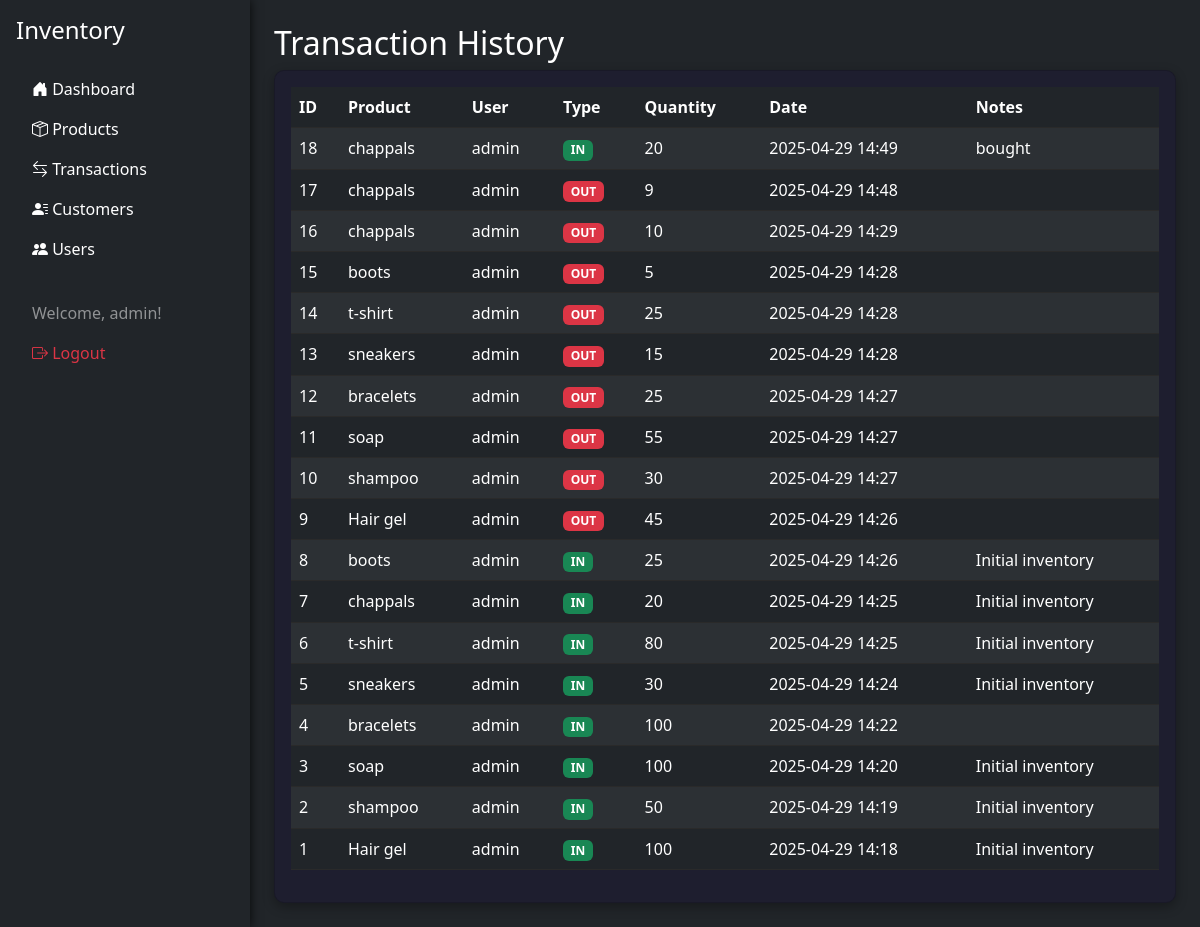
Page /transactions (signed in) on the committed database.
### app.py (models this page shows)
class User(db.Model):
    id = db.Column(db.Integer, primary_key=True)
    username = db.Column(db.String(80), unique=True, nullable=False)
    password = db.Column(db.String(200), nullable=False)
    is_admin = db.Column(db.Boolean, default=False)

class Transaction(db.Model):
    id = db.Column(db.Integer, primary_key=True)
    product_id = db.Column(db.Integer, db.ForeignKey('product.id'), nullable=False)
    user_id = db.Column(db.Integer, db.ForeignKey('user.id'), nullable=False)
    customer_id = db.Column(db.Integer, db.ForeignKey('customer.id'))  # New foreign key
    quantity = db.Column(db.Integer, nullable=False)
    transaction_type = db.Column(db.String(20), nullable=False)  # 'in' or 'out'
    timestamp = db.Column(db.DateTime, default=datetime.utcnow)
    notes = db.Column(db.Text)
    product = db.relationship('Product', backref=db.backref('transactions', lazy=True))
    user = db.relationship('User', backref=db.backref('transactions', lazy=True))
    customer = db.relationship('Customer', back_populates='transactions')  # Use back_populates

class Product(db.Model):
    id = db.Column(db.Integer, primary_key=True)
    name = db.Column(db.String(100), nullable=False)
    description = db.Column(db.Text)
    category = db.Column(db.String(50))
    price = db.Column(db.Float, nullable=False)
    quantity = db.Column(db.Integer, default=0)
    created_at = db.Column(db.DateTime, default=datetime.utcnow)
    updated_at = db.Column(db.DateTime, onupdate=datetime.utcnow)

### app.py (the view)
@app.route('/transactions')
@login_required
def transactions():
    transactions = Transaction.query.order_by(Transaction.timestamp.desc()).all()
    return render_template('transactions.html', transactions=transactions)

### app.py (called while the page is built)
def login_required(f):
    @wraps(f)
    def decorated_function(*args, **kwargs):
        if 'user_id' not in session:
            flash('Please log in to access this page', 'danger')
            return redirect(url_for('login'))
        return f(*args, **kwargs)
    return decorated_function

### templates/transactions.html
{% extends 'base.html' %}
{% block content %}
<h2>Transaction History</h2>
<div class="card">
    <div class="card-body">
        <table class="table table-striped table-dark">
            <thead>
                <tr>
                    <th>ID</th>
                    <th>Product</th>
                    <th>User</th>
                    <th>Type</th>
                    <th>Quantity</th>
                    <th>Date</th>
                    <th>Notes</th>
                </tr>
            </thead>
            <tbody>
                {% for transaction in transactions %}
                <tr>
                    <td>{{ transaction.id }}</td>
                    <td>{{ transaction.product.name }}</td>
                    <td>{{ transaction.user.username }}</td>
                    <td>
                        {% if transaction.transaction_type == 'in' %}
                        <span class="badge bg-success">IN</span>
                        {% else %}
                        <span class="badge bg-danger">OUT</span>
                        {% endif %}
                    </td>
                    <td>{{ transaction.quantity }}</td>
                    <td>{{ transaction.timestamp.strftime('%Y-%m-%d %H:%M') }}</td>
                    <td>{{ transaction.notes }}</td>
                </tr>
                {% endfor %}
            </tbody>
        </table>
    </div>
</div>
{% endblock %}

### templates/base.html (shortened to what this page needs)
<!DOCTYPE html>
<html lang="en">
<head>
    <link href="https://cdn.jsdelivr.net/npm/bootstrap@5.3.2/dist/css/bootstrap.min.css" rel="stylesheet">
    <link href="https://cdn.jsdelivr.net/npm/bootstrap-icons@1.10.5/font/bootstrap-icons.css" rel="stylesheet">
</head>
<body class="bg-dark text-white">
<div class="d-flex" style="height: 100vh; overflow: hidden;">
    {% if session.get('username') %}
    <div class="bg-dark p-3" style="width: 250px; min-height: 100vh; backdrop-filter: blur(10px); box-shadow: 0 0 10px rgba(0,0,0,0.8);">
        <h4 class="text-white mb-4">Inventory</h4>
        <ul class="nav flex-column">
            <li class="nav-item">
                <a class="nav-link text-white" href="{{ url_for('dashboard') }}"><i class="bi bi-house-door-fill"></i> Dashboard</a>
            </li>
            <li class="nav-item">
                <a class="nav-link text-white" href="{{ url_for('products') }}"><i class="bi bi-box-seam"></i> Products</a>
            </li>
            <li class="nav-item">
                <a class="nav-link text-white" href="{{ url_for('transactions') }}"><i class="bi bi-arrow-left-right"></i> Transactions</a>
            </li>
            <li class="nav-item">
                <a class="nav-link text-white" href="{{ url_for('customers') }}"><i class="bi bi-person-lines-fill"></i> Customers</a>
            </li>
            {% if session.get('is_admin') %}
            <li class="nav-item">
                <a class="nav-link text-white" href="{{ url_for('users') }}"><i class="bi bi-people-fill"></i> Users</a>
            </li>
            {% endif %}
            <li class="nav-item mt-4">
                <span class="nav-link disabled text-white-50">Welcome, {{ session.username }}!</span>
            </li>
            <li class="nav-item">
                <a class="nav-link text-danger" href="{{ url_for('logout') }}"><i class="bi bi-box-arrow-right"></i> Logout</a>
            </li>
        </ul>
    </div>
    {% endif %}
    <div class="flex-grow-1 p-4" style="overflow-y: auto;">
        {% block content %}{% endblock %}
    </div>
</div>
</body>
</html>

### templates/base.html (style rules this page uses)
body { background-image: url('https://bizom.com/wp-content/uploads/2023/04/Unlocking-the-Benefits-of-Inventory-Management-Software-blog-banner-image.jpg'); background-size: cover; background-position: center; background-repeat: no-repeat; background-attachment: fixed; }
.card { background-color: #1e1e2f !important; color: #fff !important; border-radius: 10px; box-shadow: 0 4px 12px rgba(0, 0, 0, 0.3); }
.table { color: #fff; background-color: rgba(255, 255, 255, 0.02); }
.table thead { background-color: rgba(255, 255, 255, 0.05); color: #ddd; }
.table th, .table td { border-color: #444; }
.table-striped tbody tr:nth-of-type(odd) { background-color: rgba(255, 255, 255, 0.03); }
.table-dark { background-color: #1e1e1e; color: #f8f9fa; }
.table-dark th, .table-dark td { border-color: #2a2a2a; }
.table-dark tbody tr:nth-of-type(odd) { background-color: #2a2a2a; }
.nav-link { transition: all 0.2s ease; }

### rows in the picture
User: username "admin"
Transaction: transaction_type "IN"
Transaction: transaction_type "OUT"
Transaction: transaction_type "OUT"
Transaction: transaction_type "OUT"
Transaction: transaction_type "OUT"
Transaction: transaction_type "OUT"
Transaction: transaction_type "OUT"
Transaction: transaction_type "OUT"
Transaction: transaction_type "OUT"
Transaction: transaction_type "OUT"
Transaction: transaction_type "IN"
Transaction: transaction_type "IN"
Transaction: transaction_type "IN"
Transaction: transaction_type "IN"
Transaction: transaction_type "IN"
Transaction: transaction_type "IN"
Transaction: transaction_type "IN"
Transaction: transaction_type "IN"
